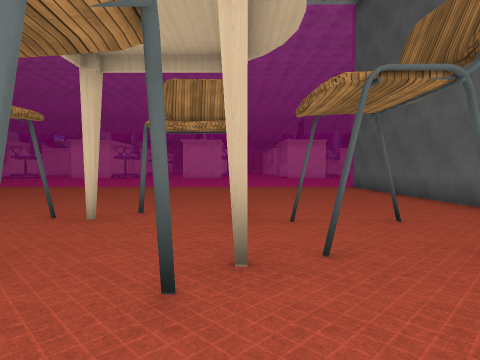
View 1 (above)

23 first-person views from a walk through a 3-D level made in the Unity game engine. The camera is 1.5 m above the floor, tilts 2° down and sees 75° across. The floor is counted in squares, 2 m on a side. Each view is taken from the middle of a square. On the plan, view 1 faces up. The plan holds only what a view shows up to about 10 squares ahead; the rest is blank. The place goes on beyond the plan. The player character is not drawn. Some animated figures are left out. Some surface patterns are stand-ins.

View 2
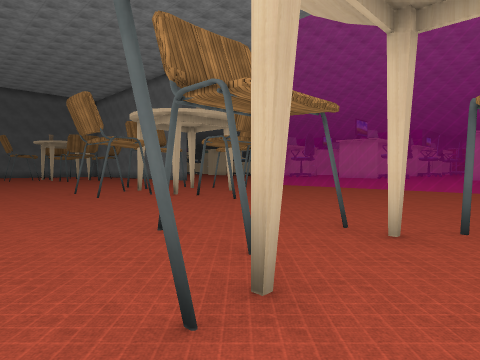

View 3
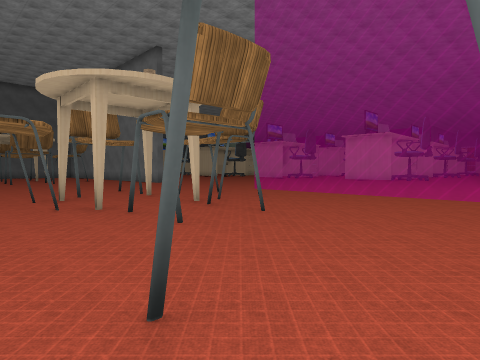

View 4
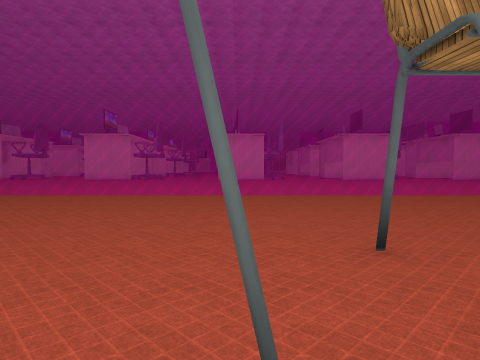

View 5
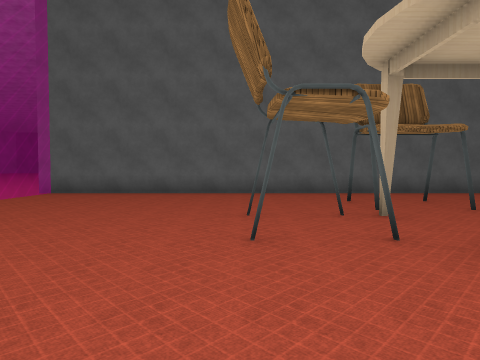

View 6
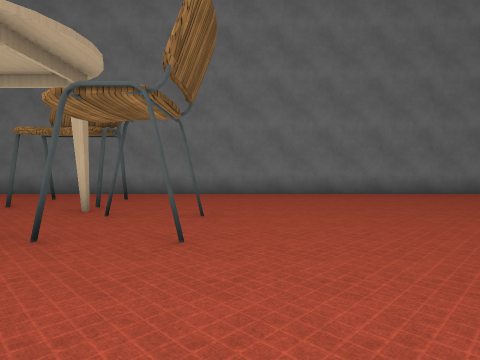

View 7
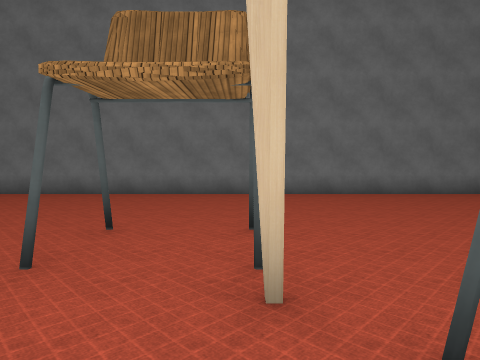

View 8
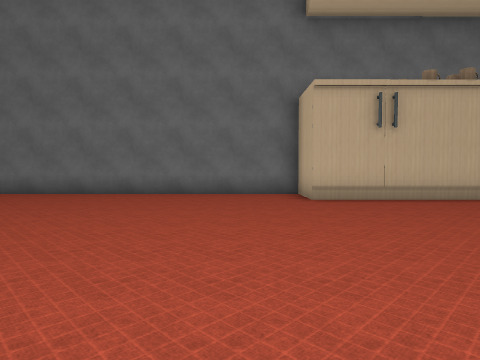

View 9
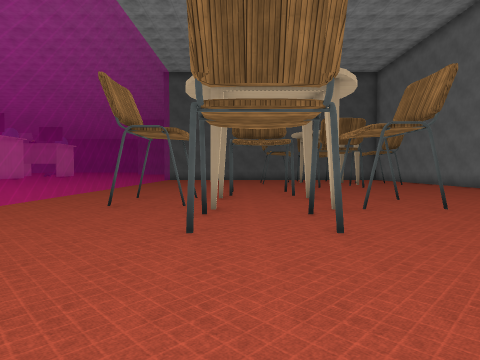

View 10
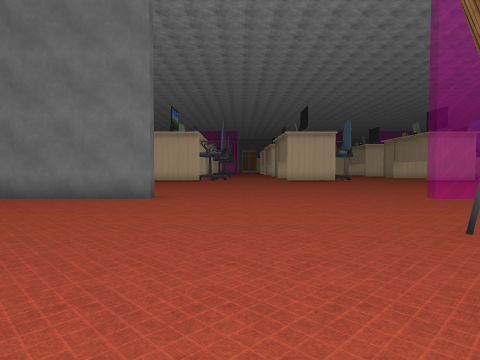

View 11
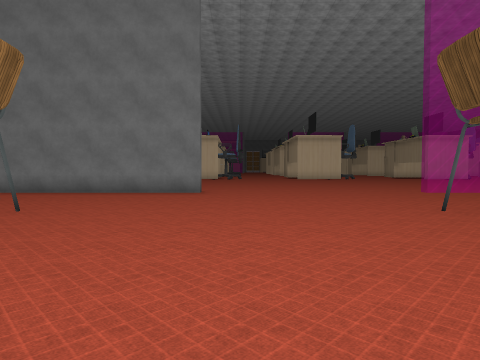

View 12
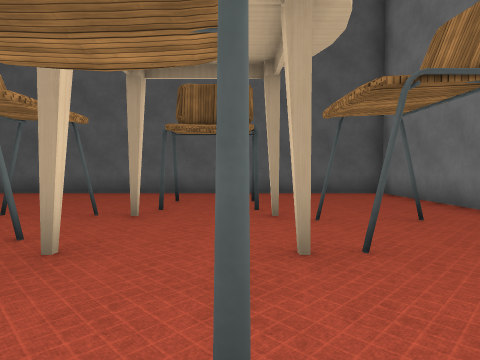

View 13
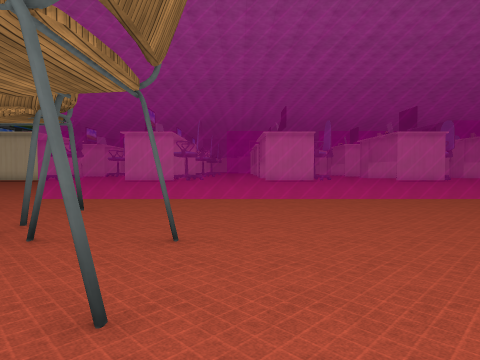

View 14
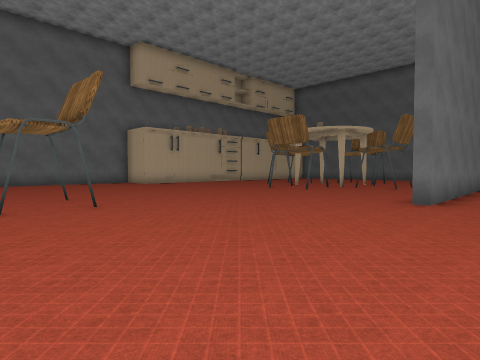

View 15
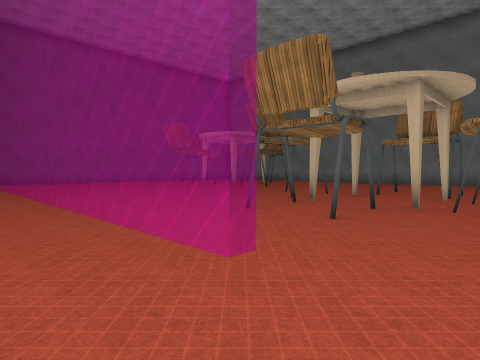

View 16
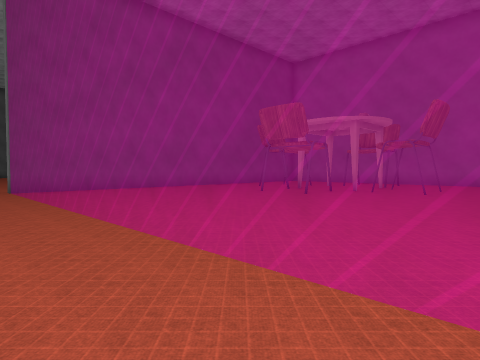

View 17
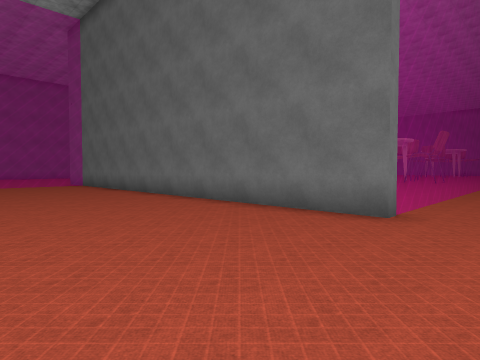

View 18
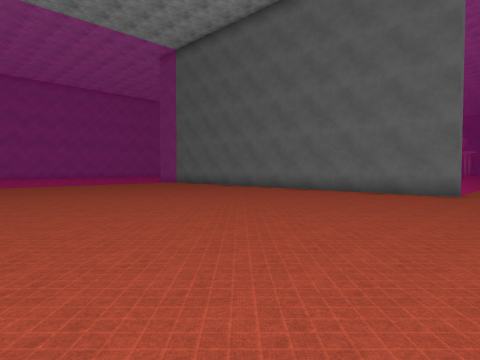

View 19
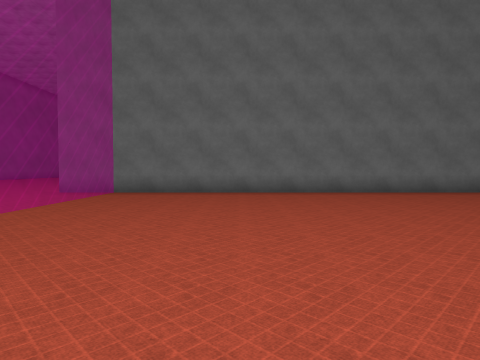

View 20
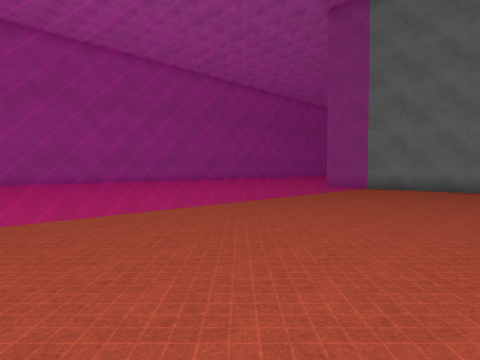

View 21
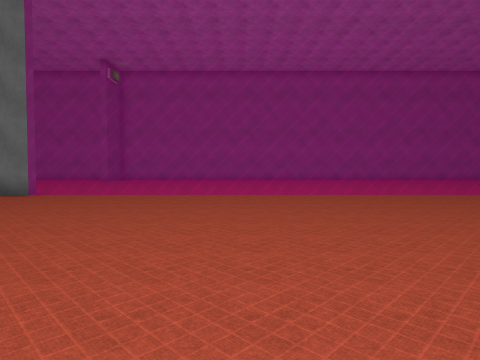

View 22
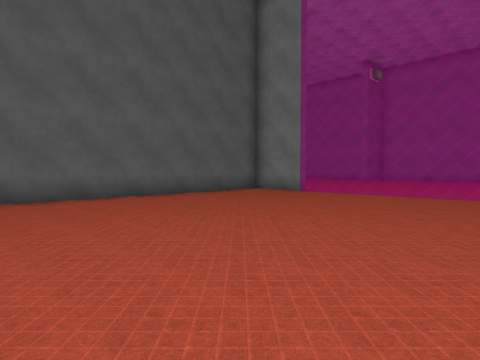

View 23
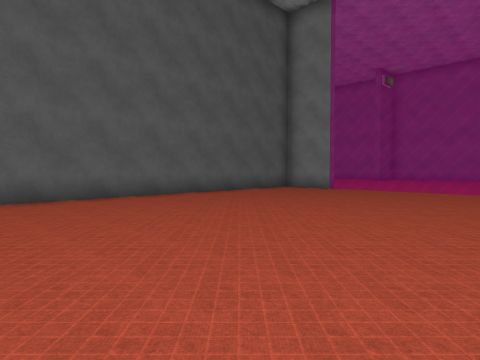

### Floor plan
Key: @ floor where view 1 was taken; # wall or solid block; . floor; = window, fence, low wall or low ledge; C chair; O other object.
Columns run from 21 left of view 1 to 25 right of it. Each row starts with its distance up from view 1.
 15    ....................    ..........
 14 .....................................
 13 ###.......================#..........
 12 ..........................#..........
 11 ..........................#.......... .....
 10 ..........................#.........  ........#
  9 C.......CCC...............#.........  ........#
  8 .............CC...........#......... .........#
  7 C.......C..........C.C....#...................#
  6  .........O.O.............#...................#
  5  ..................O.O....#...................#
  4  .........C...............#...................#
  3 .................CC...CC..#...................#
  2 ...................C.O....#...................
  1 ..........................#..................
  0 ##O..................@....===================#
 -1  ##########################..................
 -2                           .... .......  ..
 -3                           ..    ......
 -4                                  .....
 -5                                   ....
 -6                                    ..

Where each view was taken, in squares from view 1:
view 1: 0 up, 0 right, facing up
view 2: 1 up, 1 left, facing up-left
view 3: 4 up, 3 left, facing up-left
view 4: 4 up, 3 left, facing up
view 5: 7 up, 5 left, facing right
view 6: 8 up, 5 left, facing down
view 7: 8 up, 11 left, facing down
view 8: 8 up, 17 left, facing down
view 9: 8 up, 17 left, facing right
view 10: 5 up, 16 left, facing up
view 11: 3 up, 17 left, facing up
view 12: 3 up, 5 left, facing right
view 13: 5 up, 6 left, facing up
view 14: 15 up, 11 left, facing down-left
view 15: 15 up, 13 left, facing down-right
view 16: 15 up, 7 left, facing down-right
view 17: 15 up, 10 right, facing down-left
view 18: 15 up, 15 right, facing down-left
view 19: 4 up, 15 right, facing left
view 20: 5 up, 17 right, facing down-left
view 21: 9 up, 17 right, facing down
view 22: 9 up, 17 right, facing down-right
view 23: 11 up, 17 right, facing down-right
